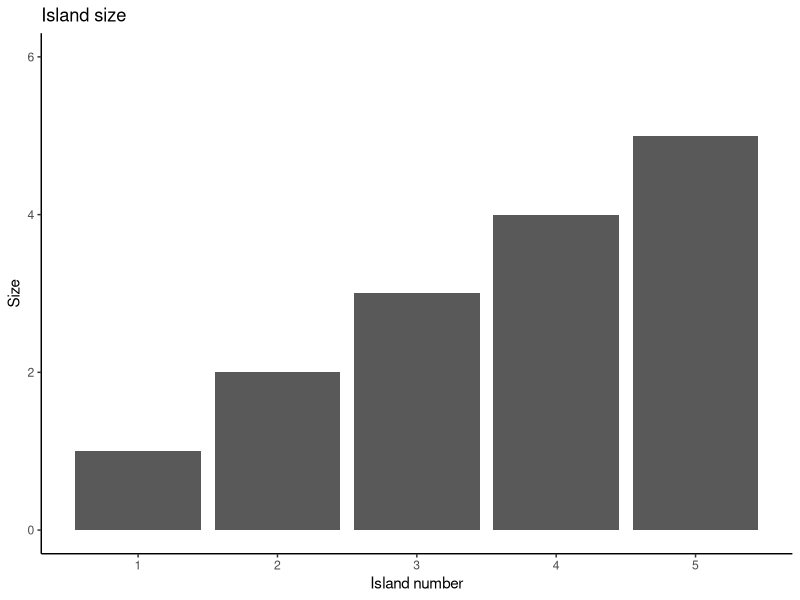
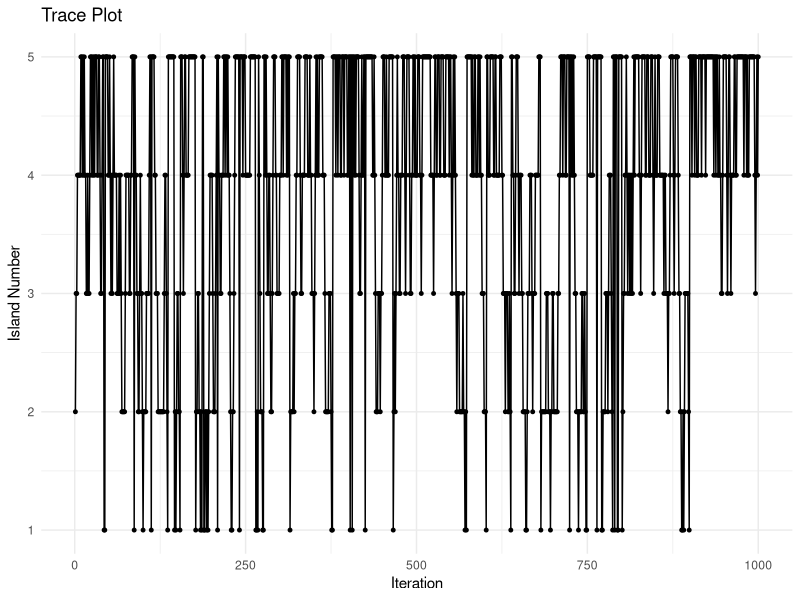

Reproduce these figures in R, in order.
## ---- chunk 1
#| warning: false
#| message: false
#| echo: false
library(tidyverse)

num_island = 5

island_size = tibble(
  island = 1:num_island,
  Size = 1:num_island
)
p0 = ggplot(island_size,aes(x=island,y=Size))+
  geom_col()+
  theme_classic()+
  scale_y_continuous(limits = c(0,(num_island+1)))+
  scale_x_continuous(breaks=1:num_island)+
  labs(title = "Island size",
       x = "Island number",
       y = "Size")
p0
## ---- chunk 2
# Function to implement the Metropolis algorithm
target_distribution <- sapply(1:num_island,function(x){
    prob = x/sum(1:num_island)
  })

metropolis_island_hopping <- function(num_iterations, starting_island = round(num_island/2,0),true_prob = target_distribution) {
  # Number of islands
  num_islands <- num_island
  
  # Define transition probabilities (in this case, uniform)
  # This means proposals are equally likely to jump to adjacent islands
  
  # Initialize chain
  chain <- numeric(num_iterations)
  chain[1] <- starting_island
  
  # Define stationary distribution (target)
  # In this example, we'll use a uniform distribution
  target_distribution <- true_prob
  
  # Run Metropolis algorithm
  for (i in 2:num_iterations) {
    current <- chain[i-1]
    
    # Propose a move: randomly jump to an adjacent island or stay
    # For simplicity, adjacency is defined as +/- 1 
    jump <- sample(c(-1, 0, 1), 1)
    proposed <- current + jump
    
    # Check boundaries and wrap around (circular islands)
    if (proposed < 1) {
      proposed <- num_islands + proposed
    } else if (proposed > num_islands) {
      proposed <- proposed - num_islands
    }
    
    # Calculate acceptance probability
    acceptance_ratio <- target_distribution[proposed] / target_distribution[current]
    acceptance_prob <- min(1, acceptance_ratio)
    
    # Accept or reject the proposal
    if (runif(1) < acceptance_prob) {
      chain[i] <- proposed  # Accept move
    } else {
      chain[i] <- current   # Reject move, stay at current island
    }
  }
  
  return(chain)
}



## ---- chunk 3
n_iter = 1000
chain = metropolis_island_hopping(num_iterations = n_iter)

hopping_freq = table(chain) / n_iter
hopping_prob = numeric(num_island)
for (i in 1:num_island) {
  hopping_prob[i] <- sum(chain == i) / n_iter
}
hopping_results = tibble(
  islands = 1:num_island,
  freq = hopping_prob
)
hopping_results
## ---- chunk 4
trace_data <- data.frame(
  Iteration = 1:n_iter,
  Island = chain[1:n_iter]
)
p2 <- ggplot(trace_data, aes(x = Iteration, y = Island)) +
  geom_line() +
  geom_point(size = 1) +
  labs(title = "Trace Plot",
       x = "Iteration",
       y = "Island Number") +
  scale_y_continuous(breaks = 1:num_island) +
  theme_minimal()
p2
